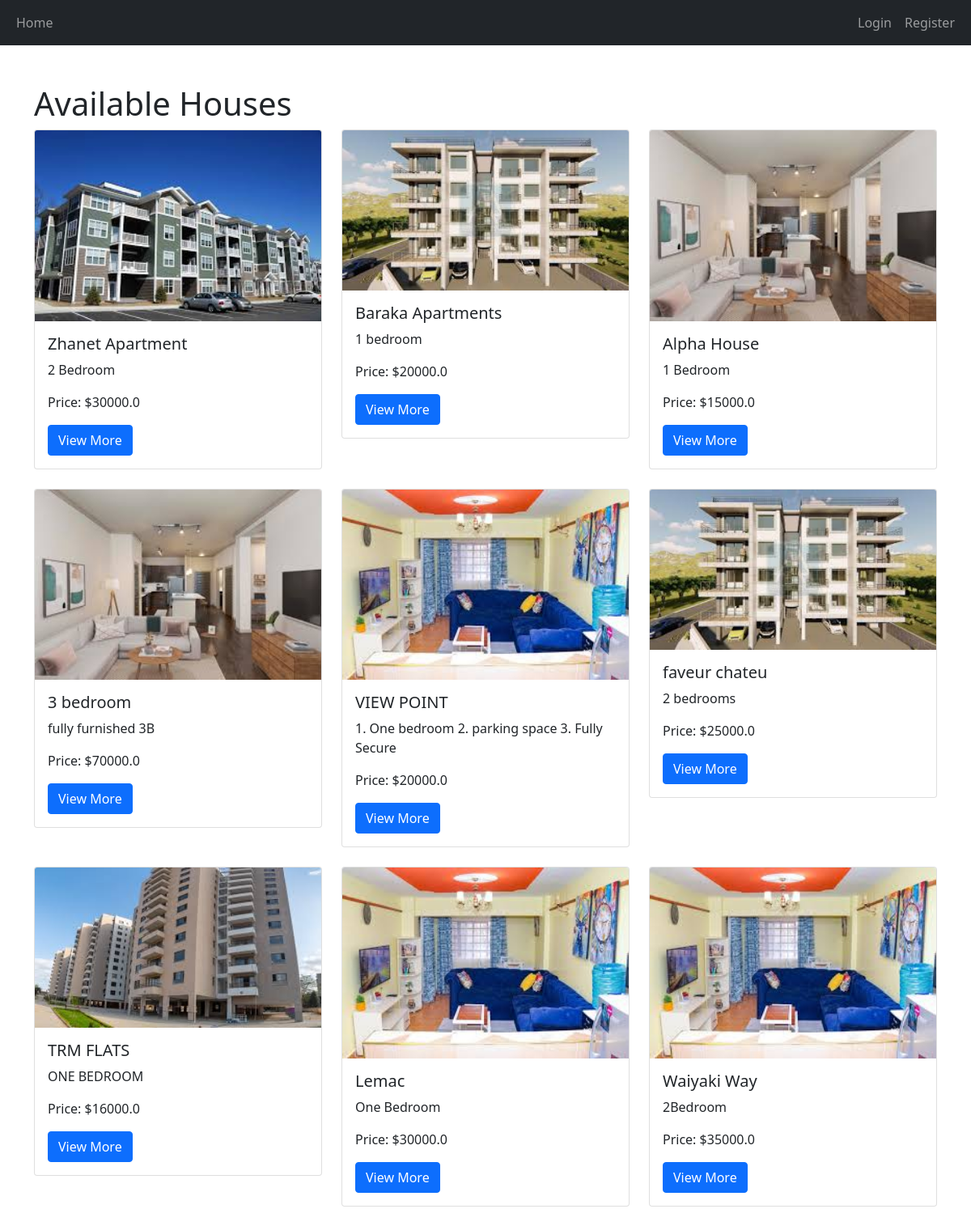
The page / on the database its author committed.
### app.py (models this page shows, shortened)
class House(db.Model):
    id = db.Column(db.Integer, primary_key=True)
    title = db.Column(db.String(100), nullable=False)
    description = db.Column(db.Text, nullable=False)
    price = db.Column(db.Float, nullable=False)
    location = db.Column(db.String(100), nullable=False)
    image_file = db.Column(db.String(120), nullable=True)
    contact_name = db.Column(db.String(100), nullable=False)
    contact_phone = db.Column(db.String(15), nullable=False)
    additional_images = db.Column(db.Text, nullable=True)

### app.py (the view)
@app.route('/')
def index():
    houses = House.query.all()
    return render_template('index.html', houses=houses)

### templates/index.html (shortened to what this page needs)
{% extends 'base.html' %}
{% block content %}
    <h1>Available Houses</h1>
    <div class="row">
        {% for house in houses %}
            <div class="col-md-4">
                <div class="card mb-4">
                    <img src="{{ url_for('static', filename='uploads/' + house.image_file) }}" class="card-img-top" alt="House Image">
                    <div class="card-body">
                        <h5 class="card-title">{{ house.title }}</h5>
                        <p class="card-text">{{ house.description }}</p>
                        <p class="card-text">Price: ${{ house.price }}</p>
                        <a href="{{ url_for('house_detail', house_id=house.id) }}" class="btn btn-primary">View More</a>
                    </div>
                </div>
            </div>
        {% endfor %}
    </div>
{% endblock %}

### templates/base.html (shortened to what this page needs)
<!DOCTYPE html>
<html lang="en">
<head>
    <link rel="stylesheet" href="https://cdn.jsdelivr.net/npm/bootstrap@5.1.3/dist/css/bootstrap.min.css">
</head>
<body>
    <nav class="navbar navbar-expand-lg navbar-dark bg-dark">
        <div class="container-fluid">
            <ul class="navbar-nav me-auto">
                <li class="nav-item">
                    <a class="nav-link" href="{{ url_for('index') }}">Home</a>
                </li>
            </ul>
            <ul class="navbar-nav">
                {% if current_user.is_authenticated %}
                    <li class="nav-item">
                        <a class="nav-link" href="{{ url_for('logout') }}">Logout</a>
                    </li>
                {% else %}
                    <li class="nav-item">
                        <a class="nav-link" href="{{ url_for('login') }}">Login</a>
                    </li>
                    <li class="nav-item">
                        <a class="nav-link" href="{{ url_for('register') }}">Register</a>
                    </li>
                {% endif %}
            </ul>
        </div>
    </nav>
    <div class="container mt-5">
        {% block content %}{% endblock %}
    </div>
</body>
</html>

### rows shown on the page
House: image_file (picture), title "Zhanet Apartment", description "2 Bedroom", price "30000.0"
House: image_file (picture), title "Baraka Apartments", description "1 bedroom", price "20000.0"
House: image_file (picture), title "Alpha House", description "1 Bedroom", price "15000.0"
House: image_file (picture), title "3 bedroom", description "fully furnished 3B", price "70000.0"
House: image_file (picture), title "VIEW POINT", description "1. One bedroom 2. parking space 3. Fully Secure", price "20000.0"
House: image_file (picture), title "faveur chateu", description "2 bedrooms", price "25000.0"
House: image_file (picture), title "TRM FLATS", description "ONE BEDROOM", price "16000.0"
House: image_file (picture), title "Lemac", description "One Bedroom", price "30000.0"
House: image_file (picture), title "Waiyaki Way", description "2Bedroom", price "35000.0"
